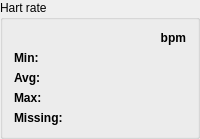
            <widget class="QGroupBox" name="groupBox_3">
             <property name="title">
              <string>Hart rate</string>
             </property>
             <layout class="QGridLayout" name="gridLayout_8">
              <item row="2" column="0">
               <widget class="QLabel" name="label_10">
                <property name="font">
                 <font>
                  <bold>true</bold>
                 </font>
                </property>
                <property name="text">
                 <string>Avg:</string>
                </property>
               </widget>
              </item>
              <item row="0" column="0">
               <widget class="QLabel" name="label_11">
                <property name="text">
                 <string/>
                </property>
               </widget>
              </item>
              <item row="1" column="1">
               <widget class="QLabel" name="labelHartRateMin">
                <property name="text">
                 <string/>
                </property>
                <property name="alignment">
                 <set>Qt::AlignRight|Qt::AlignTrailing|Qt::AlignVCenter</set>
                </property>
               </widget>
              </item>
              <item row="3" column="1">
               <widget class="QLabel" name="labelHartRateMax">
                <property name="text">
                 <string/>
                </property>
                <property name="alignment">
                 <set>Qt::AlignRight|Qt::AlignTrailing|Qt::AlignVCenter</set>
                </property>
               </widget>
              </item>
              <item row="1" column="0">
               <widget class="QLabel" name="label_8">
                <property name="font">
                 <font>
                  <bold>true</bold>
                 </font>
                </property>
                <property name="text">
                 <string>Min:</string>
                </property>
               </widget>
              </item>
              <item row="2" column="1">
               <widget class="QLabel" name="labelHartRateAvg">
                <property name="text">
                 <string/>
                </property>
                <property name="alignment">
                 <set>Qt::AlignRight|Qt::AlignTrailing|Qt::AlignVCenter</set>
                </property>
               </widget>
              </item>
              <item row="0" column="1">
               <widget class="QLabel" name="label_24">
                <property name="font">
                 <font>
                  <bold>true</bold>
                 </font>
                </property>
                <property name="text">
                 <string>bpm</string>
                </property>
                <property name="alignment">
                 <set>Qt::AlignRight|Qt::AlignTrailing|Qt::AlignVCenter</set>
                </property>
               </widget>
              </item>
              <item row="3" column="0">
               <widget class="QLabel" name="label_9">
                <property name="font">
                 <font>
                  <bold>true</bold>
                 </font>
                </property>
                <property name="text">
                 <string>Max:</string>
                </property>
               </widget>
              </item>
              <item row="4" column="0">
               <widget class="QLabel" name="label_29">
                <property name="font">
                 <font>
                  <bold>true</bold>
                 </font>
                </property>
                <property name="text">
                 <string>Missing:</string>
                </property>
               </widget>
              </item>
              <item row="4" column="1">
               <widget class="QLabel" name="labelHartRateMissing">
                <property name="text">
                 <string/>
                </property>
                <property name="alignment">
                 <set>Qt::AlignRight|Qt::AlignTrailing|Qt::AlignVCenter</set>
                </property>
               </widget>
              </item>
             </layout>
            </widget>
